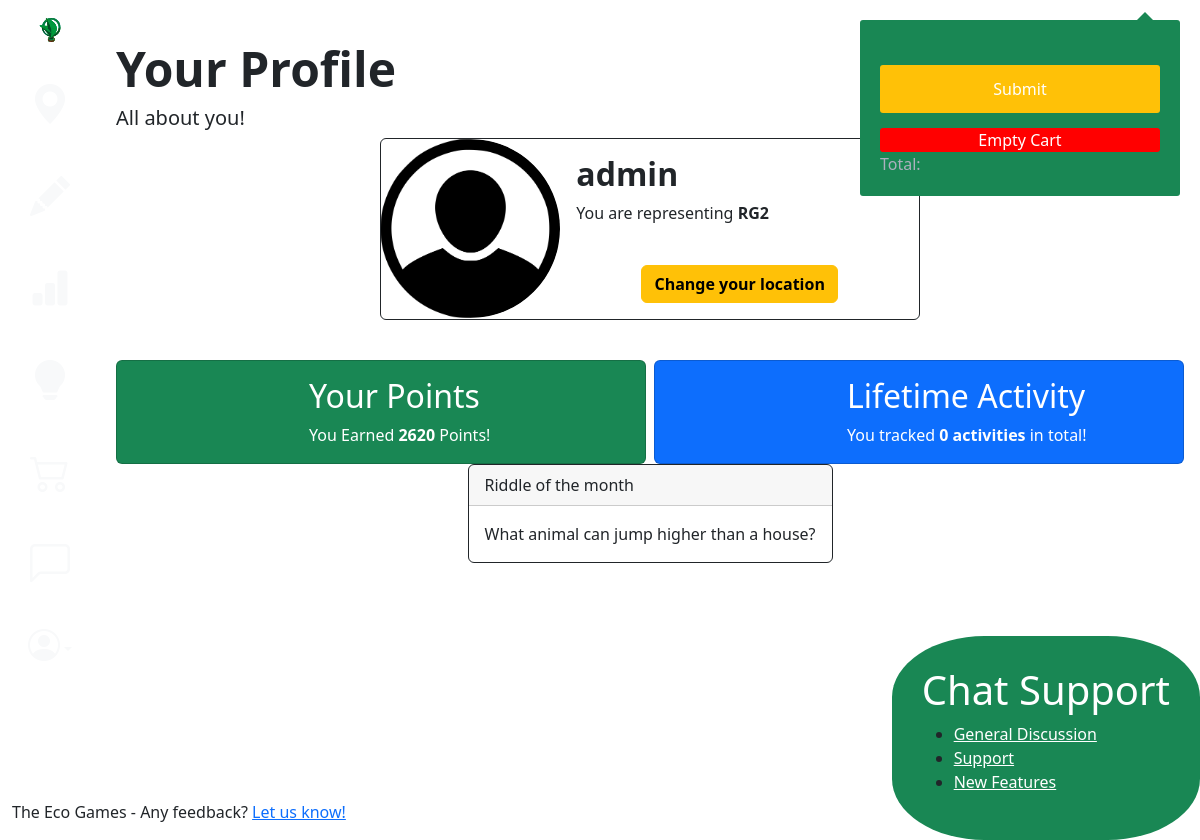
Page /game/ (signed in) on the earlier database version.
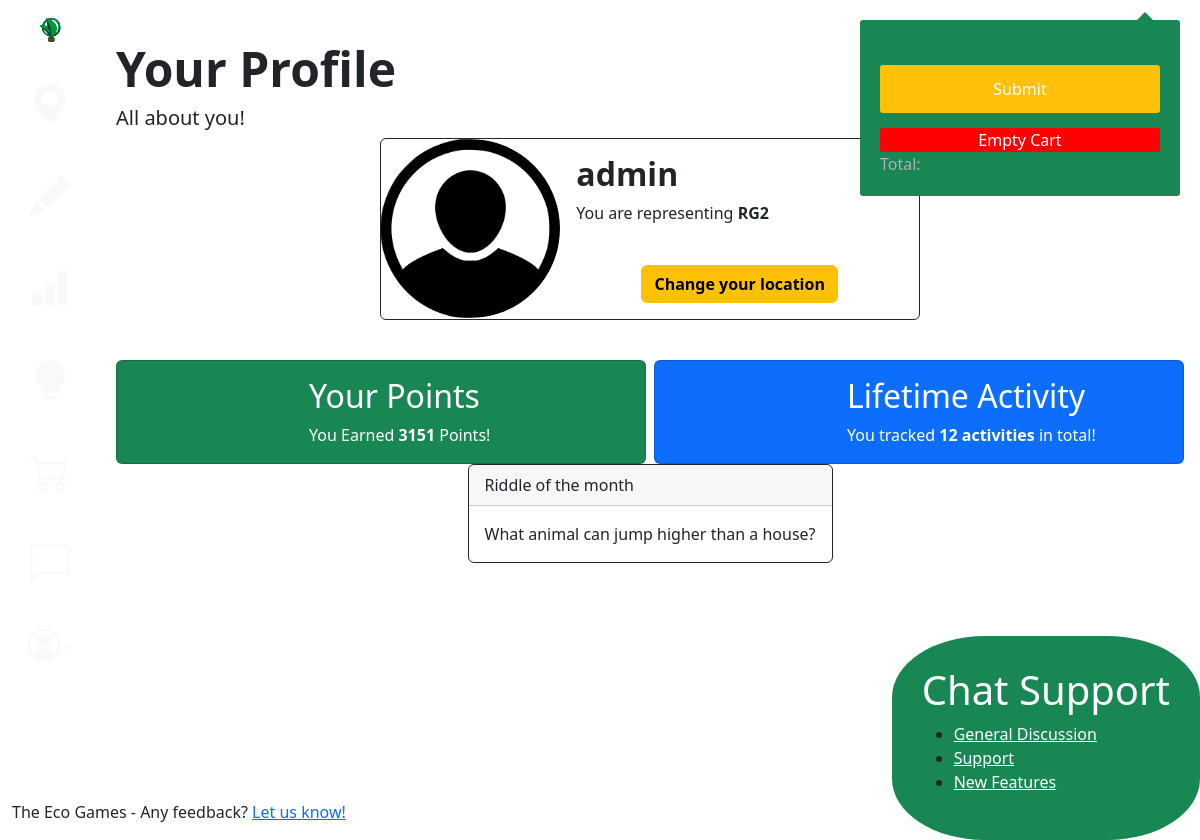
Same page on the later database version.
### game/models.py (models this page shows, shortened)
class Challenger(models.Model):
    user = models.OneToOneField(User, on_delete=models.CASCADE)
    score = models.IntegerField(default=0)
    postcode=models.CharField(max_length=4)

class Riddles(models.Model):
    r_id=models.IntegerField(default=1)
    text=models.TextField()

### game/views.py (the view)
# urls.py: path('', views.profile, name ='profile'), # Change to account
@login_required
def profile(request):
    context = {}
    player, created = Challenger.objects.get_or_create(user=request.user)
    player.save()
    context['line_items']=getCartItems(player)
    riddle=Riddles.objects.get(r_id=1)
    QUOTE_URL = 'https://api.api-ninjas.com/v1/riddles'
    API_KEY=config('API_KEY')
    today = datetime.date.today()
    if calendar.monthrange(today.year, today.month)[1] == today.day:
        response = requests.get(QUOTE_URL, headers={'X-Api-Key': API_KEY})
        if response.status_code == requests.codes.ok:
            data=response.json()
            question=data[0]['question']
            context['api_response']=question
            riddle.text=question
            riddle.save()
        else:
            print("Error:", response.status_code, response.text)
    else:
        r=getattr(riddle,'text')
        context['api_response']=r
        riddle.save()
    currentUser = request.user
    context["currentUser"] = currentUser
    context["challenger"] = currentUser.challenger
    locationForm = locationUpdateForm(request.POST or None)
    context["locationForm"] = locationForm
    currentUser = request.user
    currentChallenger = currentUser.challenger
    challengerActivity = LineItem.objects.filter(cart__challenger=currentChallenger).count()
    context["recordedActivities"] = challengerActivity
    return render(request, 'game/profile.html', context)

### game/views.py (called while the page is built)
@login_required
def getCartItems(player):
    cart, created = UserCart.objects.get_or_create(challenger=player)
    cart.save()
    context={}
    context['line_items'] = LineItem.objects.filter(cart=cart, checkedOut=False, dateRecorded=date.today()) #set up the line items
    return context['line_items']

### game/templates/game/profile.html (shortened to what this page needs)
{% extends 'base.html' %}
{% load static %}
{% block content %}
<br>
<h1 class="display-5 fw-bold">Your Profile</h1>
<h5>All about you!</h5>
<div id = "profilePane">
    <div class = "d-flex justify-content-center" >
        <div class="card mb-3 border border-dark" style="max-width: 540px;" id = "profileCard">
            <div class="row g-0">
              <div class="col-md-4">
                <img src="{% static 'defaultprofile.png' %}" class="img-fluid rounded-start rounded-circle" alt="You!">
              </div>
              <div class="col-md-8">
                <div class="card-body">
                  <h2 class="card-title"><strong>{{currentUser.username}}</strong></h2>
                  <p class="card-text">You are representing <strong>{{challenger.postcode}}</strong></p>
                  <br>
                  <div class = "d-flex justify-content-center">
                    <button type = "button" class = "btn btn-warning" data-bs-toggle="modal" data-bs-target="#exampleModal"><strong>Change your location</strong></button>
                  </div>
                </div>
              </div>
            </div>
          </div>
    </div>
</div>
<br>
<div class="row row-cols-2 row-cols-md-2 g-2">
    <div class = "col">
        <div class="card text-white bg-success h-100" id = "pointsCard">
            <div class="row g-0">
              <div class="col-md-4">
              </div>
              <div class="col-md-8">
                <div class="card-body">
                  <h2 class="card-title">Your Points</h2>
                  <p class="card-text">You Earned <strong>{{challenger.score}}</strong> Points!</p>
                </div>
              </div>
            </div>
          </div>
    </div>
    <div class = "col">
        <div class="card text-white bg-primary h-100" id = "activityCard">
            <div class="row g-0">
              <div class="col-md-4">
              </div>
              <div class="col-md-8">
                <div class="card-body">
                  <h2 class="card-title">Lifetime Activity</h2>
                  <p class="card-text">You tracked <strong>{{recordedActivities}} activities</strong> in total!</p>
                </div>
              </div>
            </div>
          </div>
    </div>
</div>
<div id = "profilePane">
      <div class = "d-flex justify-content-center">
          <div class="card mb-3 border border-dark" style="max-width: 540px;" id = "riddle">
            <div class="card-header"><p class="card-text">Riddle of the month</p></div>
            <div class="card-body"><p class="card-text">{{api_response}}</p></div>
          </div>
      </div>
</div>
{% endblock %}

### templates/base.html (shortened to what this page needs)
{% load static %}
{% load sass_tags %}
<!DOCTYPE html>
<html lang="en">
    <head>
        <link href="https://cdn.jsdelivr.net/npm/bootstrap@5.2.2/dist/css/bootstrap.min.css" rel="stylesheet">
        <link rel="stylesheet" href="https://cdn.jsdelivr.net/npm/bootstrap-icons@1.10.3/font/bootstrap-icons.css">
        <link rel="stylesheet" type="text/css" href={% sass_src 'css/base.scss' %}>
    </head>
    <body>
        {% include 'chat/index.html' %}
        {% include 'cart.html' %}
        <div class="container-fluid">
            <div class="row">
                <div class="col-sm-auto sticky-top" id = "daNavbar">
                    <div class="d-flex flex-sm-column flex-row flex-nowrap align-items-center sticky-top">
                        <a href="/" class="d-block p-3 link-dark text-decoration-none" title="" data-bs-toggle="tooltip" data-bs-placement="right" data-bs-original-title="Icon-only">
                            <img src="{% static 'The Eco Logo.svg' %}" alt="The Eco Games" width="30" height="24">
                        </a>
                        <ul class="nav nav-pills nav-flush flex-sm-column flex-row flex-nowrap mb-auto mx-auto text-center align-items-center">
                            <li class="nav-item">
                                <a href="{% url 'gameapp:maps' %}" class="nav-link link-light py-3 px-2" title="" data-bs-toggle="tooltip" data-bs-placement="right" data-bs-original-title="Home">
                                    <i class="bi-geo-alt-fill fs-1"></i>
                                </a>
                            </li>
                            <li>
                                <a href="{% url 'gameapp:categories' %}" class="nav-link link-light py-3 px-2" title="" data-bs-toggle="tooltip" data-bs-placement="right" data-bs-original-title="Dashboard">
                                    <i class="bi-pencil-fill fs-1"></i>
                                </a>
                            </li>
                            <li>
                                <a href="{% url 'gameapp:leaderboards' %}" class="nav-link link-light py-3 px-2" title="" data-bs-toggle="tooltip" data-bs-placement="right" data-bs-original-title="Orders">
                                    <i class="bi-bar-chart-fill fs-1"></i>
                                </a>
                            </li>
                            <li>
                                <a href="{% url 'gameapp:tips' %}" class="nav-link link-light py-3 px-2" title="" data-bs-toggle="tooltip" data-bs-placement="right" data-bs-original-title="Orders">
                                    <i class="bi-lightbulb-fill fs-1"></i>
                                </a>
                            </li>
                            {% if user.is_authenticated %}
                            <li>
                                <a href="#" id="cart" class="nav-link link-light py-3 px-2" title="" data-bs-toggle="tooltip" data-bs-placement="right" data-bs-original-title="Orders">
                                    <i class="bi-cart2 fs-1"></i>
                                </a>
                            </li>
                            <li>
                                <a href="#" id="chat-widget" class="nav-link link-light py-3 px-2" title="" data-bs-toggle="tooltip" data-bs-placement="right" data-bs-original-title="Orders">
                                    <i class="bi-chat-left fs-1"></i>
                                </a>
                            </li>
                            {% endif %}
                        </ul>
                        <div class="dropdown">
                            <a href="#" class="d-flex align-items-center justify-content-center p-3 link-light text-decoration-none dropdown-toggle" id="dropdownUser3" data-bs-toggle="dropdown" aria-expanded="false">
                                <i class="bi-person-circle h2"></i>
                            </a>
                        </div>
                    </div>
                </div>
                <div class="col-sm p-3 min-vh-100">
                    {% block content %}
                    {% endblock content %}
                    <br><br>
                </div>
                {% block footerText %}
                <div id = "pageFooter">
                    <p id = "footerText">The Eco Games - Any feedback? <a href = "{% url 'homeapp:feedback' %}">Let us know!</a></p>
                </div>
                {% endblock footerText %}
            </div>
        </div>
    </body>
{% block script %}
{% load static %}
{% endblock script %}
</html>

### chat/templates/chat/index.html (shortened to what this page needs)
{% block title %}
<div class="chat-box">
    {% endblock title %}
    {% block content %}
    <h1 class="chat-text">Chat Support</h1>
    <ul>
    <li><a class="chat-text" href="{% url 'chatapp:room' 'General' %}">General Discussion</a></li>
    <li><a class="chat-text" href="{% url 'chatapp:room' 'Support' %}">Support</a></li>
    <li><a class="chat-text" href="{% url 'chatapp:room' 'Features' %}">New Features</a></li>
    </ul>
</div>
{% endblock content %}

### templates/cart.html (shortened to what this page needs)
    {% block content %}
    <div class="container">
      <form>
        <div class="shopping-cart">
          <div class="shopping-cart-header">
            <a id="submitButtonCart" type="button" class="submitButton">Submit</a>
            <a id="deleteAll" class="deleteButton" href="{% url 'gameapp:emptyCart' %}">Empty Cart</a>
              <div class="shopping-cart-total">
              <span class="lighter-text">Total:</span>
            </div>
          </div>
        </div>
      </form>
    </div>
  {% endblock %}

### chat/templates/chat/index.html (style rules this page uses)
.chat-box { background-color: rgb(25,135,84); border-radius: 30%; padding: 30px; position: fixed; bottom: 0; right: 0; z-index: 999; }
.chat-text { color: white; }

Differences in the rows shown:
changed Challenger "RG2": score "2620" → "3151"
Other differences:
{{ recordedActivities }}: "0" → "12"
